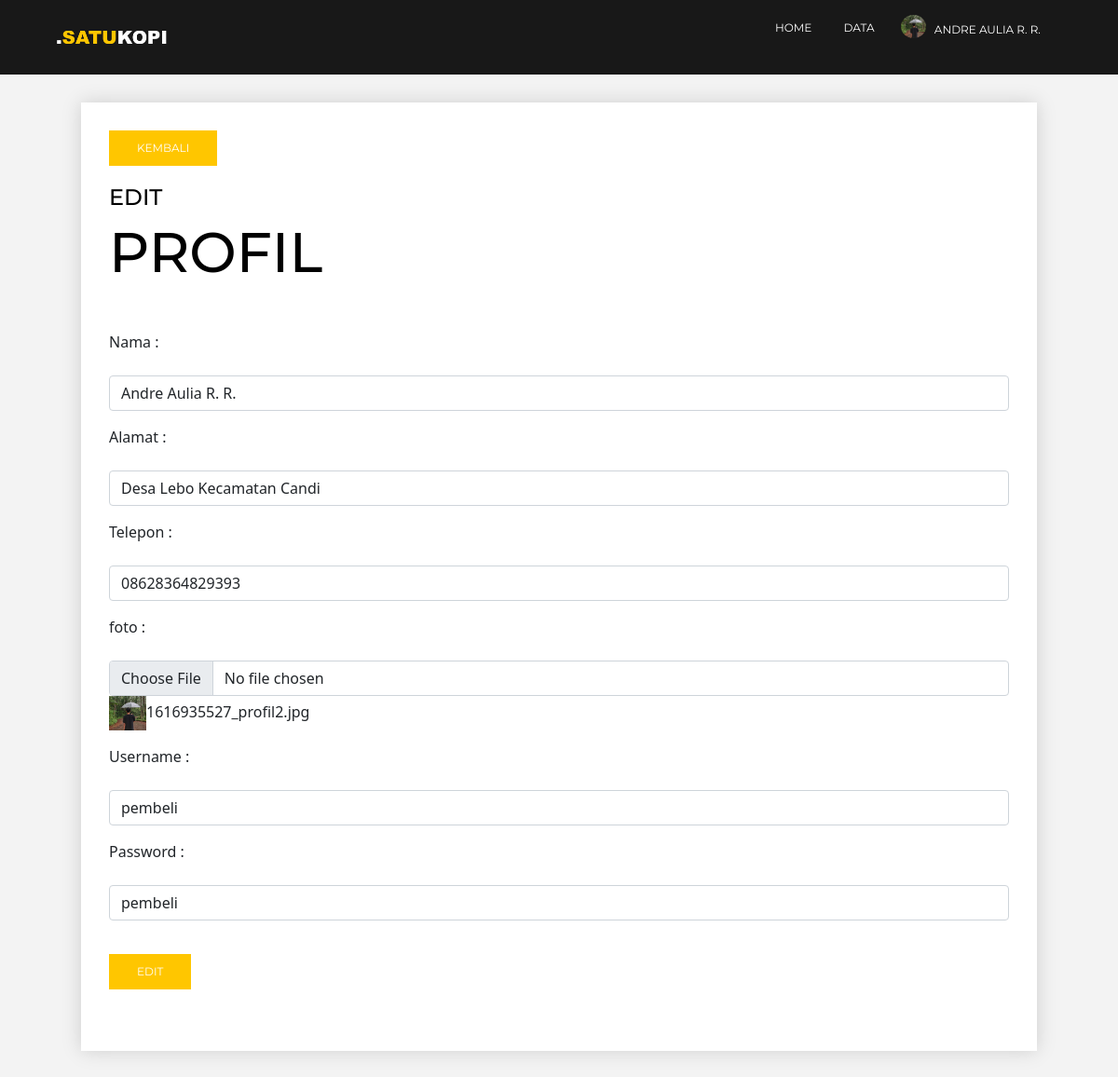
The page /owner/edit-profile.php (signed in) on the database its author committed.
### tables this page shows
CREATE TABLE `dt_user` (
  `id_user` int(255) NOT NULL,
  `nama` varchar(255) NOT NULL,
  `alamat` varchar(255) NOT NULL,
  `telepon` varchar(255) NOT NULL,
  `foto` varchar(255) NOT NULL,
  `jabatan` text NOT NULL,
  `username` varchar(255) NOT NULL,
  `password` varchar(255) NOT NULL
);

### owner/edit-profile.php (the view, shortened to what this page needs)
<?php
    include_once("koneksi.php");
   $id_saya = $_SESSION['user_global']->id_user;
    $ambildata = mysqli_query($koneksi, "SELECT * FROM dt_user WHERE id_user = $id_saya");
    $data = mysqli_fetch_array($ambildata)
?>
<!DOCTYPE html>
<html>
<head>
     <link rel="stylesheet" href="edit-profile.css">
     <?php require_once 'header.php'; ?>
</head>
<body>
<section id="tampilan-1">
    <div class="navbar">
        <div class="navbar-kiri">
            <img src="../gambar/logo-nav.png">
        </div>
        <div class="navbar-tengah">
            <ul>
            <li><a href="home.php">Home</a></li>
            <li class="dropdown"><a href="#.php">Data</a>
        </ul>
        </div>
        <div class="navbar-kanan">
            <div class="nav-k-kiri">
                <div class="kiri-foto">
                    <img src="../gambar/<?php echo $_SESSION['user_global']->foto ?>">
                </div>
            </div>
            <div class="nav-k-kanan">
                <ul>
                    <li class="dropdown"><a href="profil.php"><?php echo $_SESSION['user_global']->nama ?></a>
            </li>
        </ul>
            </div>
        </div>
    </div>
</section>
    <section id="tampilan-2">
    <div class="container-1">
        <div class="atas">
        <div class="tombol-1"><a href="profil.php"><button>KEMBALI</button></a></div>
        <h1>EDIT</h1>
        <h2>PROFIL</h2>
    </div>
     <div class="bawah">
        <form action="edit-profile.php" method="POST" enctype="multipart/form-data" name="POST">
        <table>
            <div class="mb-3">
                <p><label for="formGroupExampleInput" class="form-label">Nama :</label></p>
                <p><input type="text" class="form-control" id="formGroupExampleInput" placeholder="Nama Lengkap" name="nama" value="<?php echo $data['nama']?>"></p>
        </div>
        <div class="mb-3">
                <p><label for="formGroupExampleInput" class="form-label">Alamat :</label></p>
                <p><input type="text" class="form-control" id="formGroupExampleInput" placeholder="Alamat Lengkap" name="alamat" value="<?php echo $data['alamat']?>"></p>
        </div>
        <div class="mb-3">
                <p><label for="formGroupExampleInput" class="form-label">Telepon :</label></p>
                <p><input type="text" class="form-control" id="formGroupExampleInput" placeholder="Nomor Telepon" name="telepon" value="<?php echo $data['telepon']?>"></p>
        </div>
         <div class="mb-3">
               <p><label for="formGroupExampleInput" class="form-label">foto :</label></p>
                <p><input type="file" accept=".jpeg,.jpg,.png" name="file" class="form-control" type="file" id="formFile">
                    <img width="40px" src="../gambar/<?php echo $data['foto']?>"><?php echo $data['foto']?>
            </p>
            </div>
        <div class="mb-3">
                <p><label for="formGroupExampleInput" class="form-label">Username :</label></p>
                <p><input type="text" class="form-control" id="formGroupExampleInput" placeholder="Username" name="username" value="<?php echo $data['username']?>"></p>
        </div>
        <div class="mb-3">
                <p><label for="formGroupExampleInput" class="form-label">Password :</label></p>
                <p><input type="text" class="form-control" id="formGroupExampleInput" placeholder="Password" name="password"value="<?php echo $data['password']?>"></p>
        </div>
                <p><div class="tombol-2"><input type="submit" name="Submit" value="EDIT"></div></p>
    </table>
</form>
        </div>
            </div>
        </section>
</body>
</html>

### owner/edit-profile.css (style rules this page uses)
* { margin: 0px; padding: 0px; }
#tampilan-1 { height: 10vh; }
.navbar { width: 100%; height: 100%; display: flex; background-color: #181818; }
.navbar .navbar-kiri { width: 20%; height: 100%; display: flex; justify-content: center; align-items: center; }
.navbar .navbar-kiri img { width: 50%; }
.navbar .navbar-tengah { width: 60%; height: 100%; padding-left: 45%; padding-top: 0.7%; }
.navbar .navbar-tengah ul li { list-style: none; display: inline-block; margin-left: 20px; margin-right: 10px; }
.navbar .navbar-tengah ul li a { text-decoration: none; color: white; text-transform: uppercase; font-family: 'Montserrat', sans-serif; font-size: 1vw; }
.navbar .navbar-kanan { width: 20%; height: 100%; }
.navbar .navbar-kanan .nav-k-kiri { width: 17%; height: 100%; float: left; padding: 7px; }
.navbar .navbar-kanan .nav-k-kiri .kiri-foto img { height: 100%; width: 100%; top:0; left:0; object-fit: cover; border-radius: 100%; border-style: none; }
.navbar .navbar-kanan .nav-k-kanan { width: 83%; height: 100%; float: right; padding-top: 4%; }
.navbar .navbar-kanan .nav-k-kanan ul li { list-style: none; display: inline-block; margin-left: -30px; }
.navbar .navbar-kanan .nav-k-kanan ul li a { text-decoration: none; color: white; text-transform: uppercase; font-family: 'Montserrat', sans-serif; font-size: 1vw; }
#tampilan-2 { height: 100%; background: #f3f3f3; justify-content: center; display: flex; padding: 30px; }
.container-1 { height: 100%; width: 90%; padding: 10px; background-color: white; padding: 20px; box-shadow: 0 0 20px rgba(0,0,0,0.15); }
.container-1 .atas { width: 100%; height: 15%; margin-bottom: 20px; padding: 10px; }
.container-1 .atas .tombol-1 button { background: #ffc600; text-decoration: none; font-family: 'Montserrat', sans-serif; font-size: 1vw; padding: 10px 30px; color: white; border-style: none; margin-bottom: 20px; }
.container-1 .bawah { width: 100%; height: 85%; margin-bottom: 20px; padding: 10px; }
.container-1 .atas h1 { font-family: 'Montserrat', sans-serif; font-size: 2vw; color: black; }
.container-1 .atas h2 { font-family: 'Montserrat', sans-serif; font-size: 5vw; color: black; }
.container-1 .bawah .tombol-2 input { background: #ffc600; text-decoration: none; font-family: 'Montserrat', sans-serif; font-size: 1vw; padding: 10px 30px; color: white; border-style: none; margin-top: 20px; }

### rows shown on the page
dt_user: foto (picture), nama "ANDRE AULIA R. R.", nama "Andre Aulia R. R.", alamat "Desa Lebo Kecamatan Candi", telepon "08628364829393", foto "1616935527_profil2.jpg", username "pembeli"
